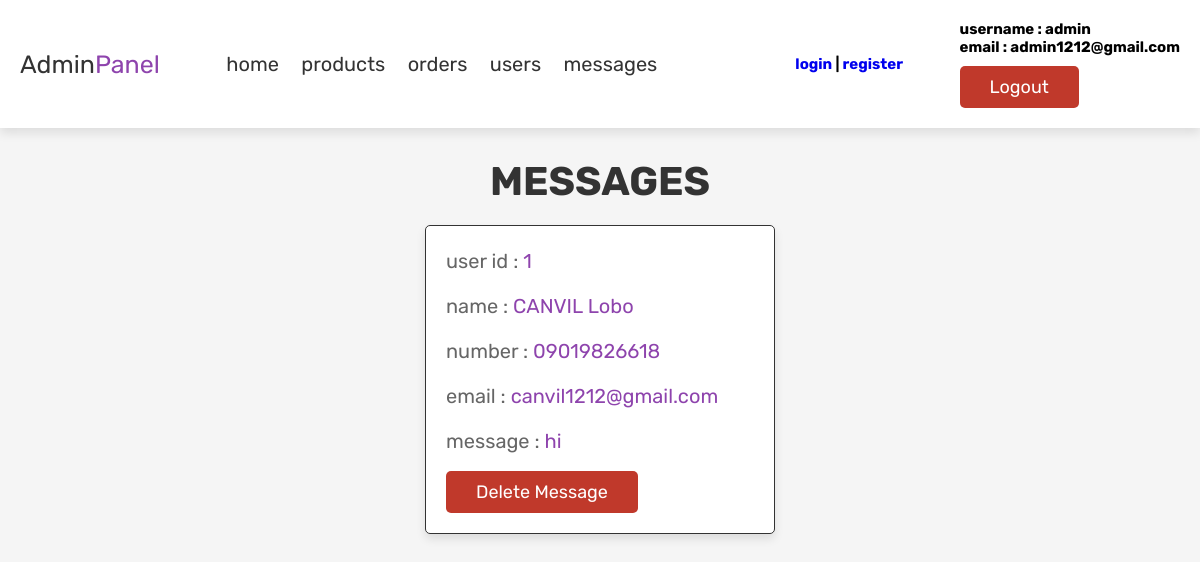
Page /admin_contacts.php (signed in) on the committed database.
### tables this page shows
CREATE TABLE `message` (
  `id` int(100) NOT NULL,
  `user_id` int(100) NOT NULL,
  `name` varchar(100) NOT NULL,
  `email` varchar(100) NOT NULL,
  `number` varchar(12) NOT NULL,
  `message` varchar(500) NOT NULL
);

### admin_contacts.php (the view, shortened to what this page needs)
<?php
include 'config.php';
?>
<!DOCTYPE html>
<html lang="en">
<head>
   <link rel="stylesheet" href="css/admin_style.css">
</head>
<body>
<?php include 'admin_header.php'; ?>
<section class="messages">
   <h1 class="title"> messages </h1>
   <div class="box-container">
   <?php
      $select_message = mysqli_query($conn, "SELECT * FROM `message`") or die('query failed');
      if(mysqli_num_rows($select_message) > 0){
         while($fetch_message = mysqli_fetch_assoc($select_message)){
   ?>
   <div class="box">
      <p> user id : <span><?php echo $fetch_message['user_id']; ?></span> </p>
      <p> name : <span><?php echo $fetch_message['name']; ?></span> </p>
      <p> number : <span><?php echo $fetch_message['number']; ?></span> </p>
      <p> email : <span><?php echo $fetch_message['email']; ?></span> </p>
      <p> message : <span><?php echo $fetch_message['message']; ?></span> </p>
      <a href="admin_contacts.php?delete=<?php echo $fetch_message['id']; ?>" onclick="return confirm('delete this message?');" class="delete-btn">delete message</a>
   </div>
   <?php
      };
   }else{
      echo '<p class="empty">you have no messages!</p>';
   }
   ?>
   </div>
</section>
</body>
</html>

### css/admin_style.css (style rules this page uses)
:root { --purple:#8e44ad; --red:#c0392b; --orange:#f39c12; --black:#333; --white:#fff; --light-color:#666; --light-white:#ccc; --light-bg:#f5f5f5; --border:.1rem solid var(--black); --box-shadow:0 .5rem 1rem rgba(0,0,0,.1); }
* { font-family: 'Rubik', sans-serif; margin:0; padding:0; box-sizing: border-box; outline: none; border:none; text-decoration: none; transition:all .2s linear; }
html { font-size: 62.5%; overflow-x: hidden; }
body { background-color: var(--light-bg); }
section { padding:3rem 2rem; }
.title { text-align: center; margin-bottom: 2rem; text-transform: uppercase; color:var(--black); font-size: 4rem; }
.btn, .option-btn, .delete-btn, .white-btn { display: inline-block; margin-top: 1rem; padding:1rem 3rem; cursor: pointer; color:var(--white); font-size: 1.8rem; border-radius: .5rem; text-transform: capitalize; }
.delete-btn { background-color: var(--red); }
.messages .box-container { display: grid; grid-template-columns: repeat(auto-fit, 35rem); justify-content: center; gap:1.5rem; max-width: 1200px; margin:0 auto; align-items: flex-start; }
.messages .box-container .box { background-color: var(--white); padding:2rem; border:var(--border); box-shadow: var(--box-shadow); border-radius: .5rem; }
.messages .box-container .box p { padding-bottom: 1.5rem; font-size: 2rem; color:var(--light-color); line-height: 1.5; }
.messages .box-container .box p span { color:var(--purple); }
.messages .box-container .box .delete-btn { margin-top: 0; }

### rows in the picture
message: user "1", name "CANVIL Lobo", number "09019826618", email "canvil1212@gmail.com", message "hi"

### other values in the picture
$_SESSION['admin_name'] "admin"
$_SESSION['admin_email'] "admin1212@gmail.com"
